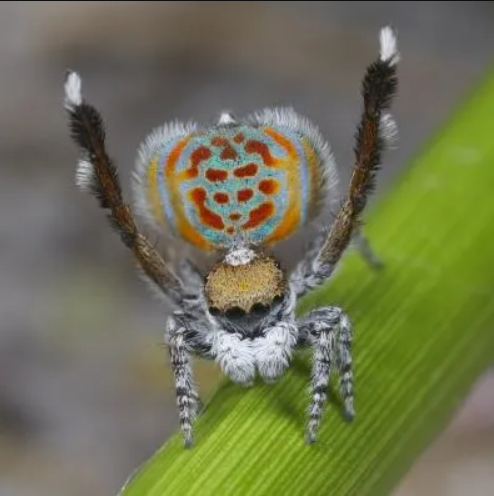
#> input picture spider.PNG, 494 x 496 px
$ python sobel_prewitt_edge_detection.py
#> lines starting #> are read from the running program, lines starting #| are printed output that depends on the picture
import numpy as np
from PIL import Image
import matplotlib.pyplot as plt

#sobel algorithm
# Open the image
img = np.array(Image.open('spider.PNG')).astype(np.uint8)
#> img is the input picture: shape (496, 494, 4); mean R, G, B, A 112.3, 115, 83.6, 255

# Apply gray scale
gray_img = np.round(0.299 * img[:, :, 0] +
                    0.587 * img[:, :, 1] +
                    0.114 * img[:, :, 2]).astype(np.uint8)
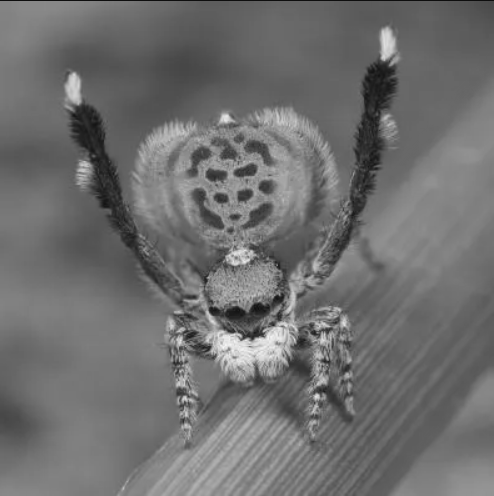
#> gray_img: shape (496, 494); min 14, max 247, mean 110.6

# Sobel Operator
h, w = gray_img.shape
#> h = 496; w = 494
# define filters
horizontal = np.array([[-1, 0, 1], [-2, 0, 2], [-1, 0, 1]])  # s2
vertical = np.array([[-1, -2, -1], [0, 0, 0], [1, 2, 1]])  # s1

#prewitt algorithm
#horizontal = np.array([[-1, 0, 1], [-1, 0, 1], [-1, 0, 1]])  # s2
#vertical = np.array([[-1, -1, -1], [0, 0, 0], [1, 1, 1]])  # s1

# define images with 0s
newhorizontalImage = np.zeros((h, w))
newverticalImage = np.zeros((h, w))
newgradientImage = np.zeros((h, w))

# offset by 1
for i in range(1, h - 1):
    for j in range(1, w - 1):
        horizontalGrad = (horizontal[0, 0] * gray_img[i - 1, j - 1]) + \
                         (horizontal[0, 1] * gray_img[i - 1, j]) + \
                         (horizontal[0, 2] * gray_img[i - 1, j + 1]) + \
                         (horizontal[1, 0] * gray_img[i, j - 1]) + \
                         (horizontal[1, 1] * gray_img[i, j]) + \
                         (horizontal[1, 2] * gray_img[i, j + 1]) + \
                         (horizontal[2, 0] * gray_img[i + 1, j - 1]) + \
                         (horizontal[2, 1] * gray_img[i + 1, j]) + \
                         (horizontal[2, 2] * gray_img[i + 1, j + 1])

        newhorizontalImage[i - 1, j - 1] = abs(horizontalGrad)

        verticalGrad = (vertical[0, 0] * gray_img[i - 1, j - 1]) + \
                       (vertical[0, 1] * gray_img[i - 1, j]) + \
                       (vertical[0, 2] * gray_img[i - 1, j + 1]) + \
                       (vertical[1, 0] * gray_img[i, j - 1]) + \
                       (vertical[1, 1] * gray_img[i, j]) + \
                       (vertical[1, 2] * gray_img[i, j + 1]) + \
                       (vertical[2, 0] * gray_img[i + 1, j - 1]) + \
                       (vertical[2, 1] * gray_img[i + 1, j]) + \
                       (vertical[2, 2] * gray_img[i + 1, j + 1])

        newverticalImage[i - 1, j - 1] = abs(verticalGrad)

        # Edge Magnitude
        mag = np.sqrt(pow(horizontalGrad, 2.0) + pow(verticalGrad, 2.0))
        newgradientImage[i - 1, j - 1] = mag
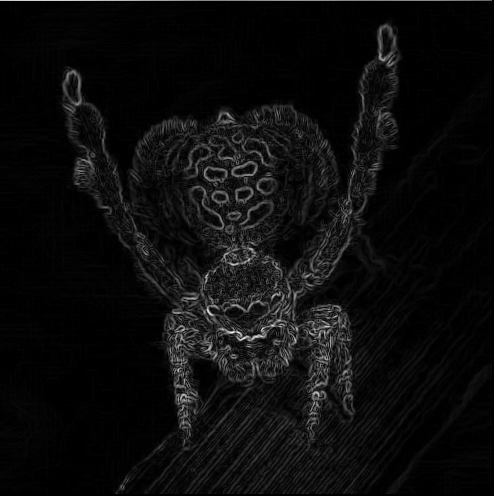
#> newgradientImage: shape (496, 494) float64; min 0, max 591.6, mean 29.5; drawn with min black and max white
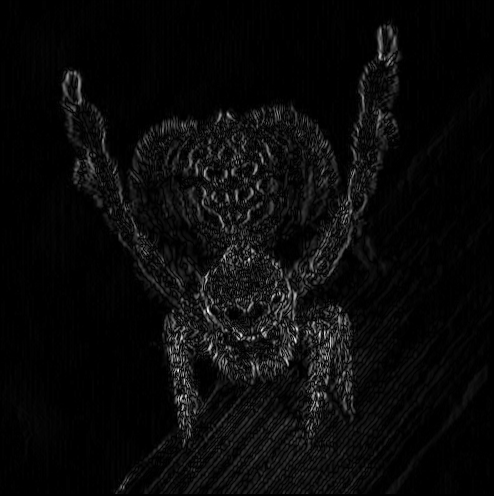
#> newhorizontalImage: shape (496, 494) float64; min 0, max 469, mean 18.9; drawn with min black and max white
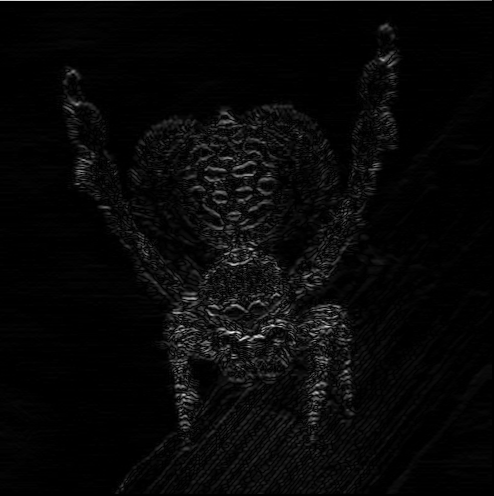
#> newverticalImage: shape (496, 494) float64; min 0, max 575, mean 18.5; drawn with min black and max white

plt.figure()
plt.title('dancing-spider-sobel.png')
plt.imsave('dancing-spider-sobel.png', newgradientImage, cmap='gray', format='png')
plt.imshow(newgradientImage, cmap='gray')
plt.show()
